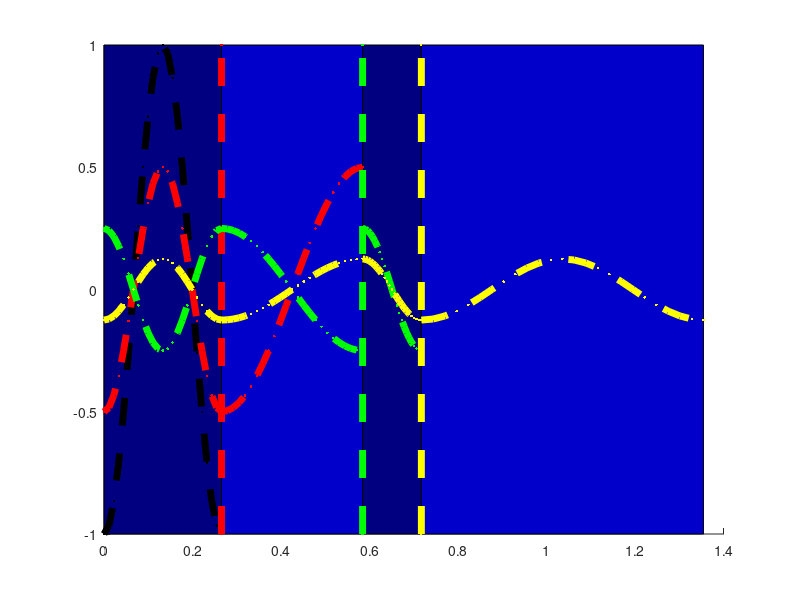

Write the MATLAB code that produced this figure.
function wavesimulator_1d(thickness_vector,n_vector,medium_color_vector,wave_color_vector,lambda,signal_origin,object_origin,x_range,n_outside)

  if exist('n_outside','var') == 0; n_outside = 1; end;
  if exist('x_range','var') == 0; x_range = [0,1]; end;
  if exist('object_origin','var') == 0; object_origin = 0; end;
  if exist('lambda','var') == 0; lambda = 0.637; end;
  if exist('n_vector','var') == 0; n_vector = [2.4,1,2.4,1]; end;
  if exist('signal_origin','var') == 0; signal_origin = lambda/(4*n_vector(1)); end;
  %if exist('signal_origin','var') == 0; signal_origin = 0; end;
  %if exist('thickness_vector','var') == 0; thickness_vector = [lambda/n_vector(1),lambda/(4*n_vector(2)),lambda/(4*n_vector(3)),lambda/(n_vector(4))]; end;
  if exist('thickness_vector','var') == 0; thickness_vector = [lambda/n_vector(1),lambda/(2*n_vector(2)),lambda/(2*n_vector(3)),lambda/(n_vector(4))]; end;
  if exist('medium_color_vector','var') == 0; medium_color_vector = {[0,0,1-0.5*n_vector(1)/2.4],[0,0,1-0.5*n_vector(2)/2.4],[0,0,1-0.5*n_vector(3)/2.4],[0,0,1-0.5*n_vector(4)/2.4]}; end;

  if exist('wave_color_vector','var') == 0; wave_color_vector = {[0,0,0],[1,0,0],[0,1,0],[1,1,0]}; end;
  if exist('LineWidth_vector','var') == 0; LineWidth_vector = {5,5,5,5}; end;

  %if exist('Marker_vector','var') == 0; Marker_vector = {'+','o','*','x'}; end;
  %if exist('LineStyle_vector','var') == 0; LineStyle_vector = {'-','--',':','-.'}; end;

  if exist('Marker_vector','var') == 0; Marker_vector = {'.','.','.','.'}; end;
  if exist('LineStyle_vector','var') == 0; LineStyle_vector = {'--','--','--','--'}; end;

  Npoints = 25;

  figure;
  hold on;
  
  N = length(n_vector)
  L = sum(thickness_vector);
  
  x(1) = object_origin;
  T(1) = 1;
  t(1) = 1;
  transmitted_phase(1) = -(2*pi*n_vector(1)/lambda)*signal_origin;
  reflected_amplitude(1) = 0;
  transmitted_amplitude(1) = 1;

  for i = 1:N
    k(i) = 2*pi*n_vector(i)/lambda;
    if (i>1)
      r(i) = (n_vector(i-1)-n_vector(i))/(n_vector(i-1)+n_vector(i));
      t(i) = (2*n_vector(i-1))/(n_vector(i-1)+n_vector(i));
      R(i) = ((n_vector(i-1)-n_vector(i))/(n_vector(i-1)+n_vector(i)))^2;
      T(i) = (4*n_vector(i-1)*n_vector(i))/(n_vector(i-1)+n_vector(i))^2;
      x(i) = x(i-1) + thickness_vector(i-1);
      transmitted_phase(i) = transmitted_phase(i-1) + (k(i-1)-k(i))*x(i);
      for j = i-1:-1:1
        if (j<i-1)
          disp(['ref-ref: ',num2str(i),',',num2str(j)]);
          reflected_phase{i}{j} = reflected_phase{i}{j+1} + (-k(j+1)+k(j))*x(j+1);
        else
          disp(['tra-ref: ',num2str(i),',',num2str(j)]);
          if(n_vector(i)<n_vector(i-1))
            reflected_phase{i}{j} = transmitted_phase(i-1) + (k(i-1)+k(i-1))*x(i);
          else
            reflected_phase{i}{j} = transmitted_phase(i-1) + (k(i-1)+k(i-1))*x(i) + pi;
          end
        end
      end
      %reflected_amplitude(i) = transmitted_amplitude(i-1)*R(i);
      %transmitted_amplitude(i) = transmitted_amplitude(i-1)*T(i);
      reflected_amplitude(i) = transmitted_amplitude(i-1)*0.5;
      transmitted_amplitude(i) = transmitted_amplitude(i-1)*0.5;
    end
  end
  x(N+1) = x(N) + thickness_vector(N);

  for i = 1:N
    if(i>1)
      for j = 1:i-1
        reflected_wave_x{i}{j} = linspace(x(j),x(j+1),Npoints);
        reflected_wave_y{i}{j} = reflected_amplitude(i)*sin( -k(j)*reflected_wave_x{i}{j} + reflected_phase{i}{j} );
      end
    end
    transmitted_wave_x{i} = linspace(x(i),x(i+1),Npoints);
    transmitted_wave_y{i} = transmitted_amplitude(i)*sin( k(i)*transmitted_wave_x{i} + transmitted_phase(i) );
  end

  for i = 1:N
    fill([x(i+1),x(i+1),x(i),x(i)],[1,-1,-1,1],medium_color_vector{i});
  end
  
  for i = 1:N
    if (i>1)
      line([x(i),x(i)],[-1,1],'Color',wave_color_vector{i},'LineWidth',LineWidth_vector{i},'Marker','.','LineStyle','--')
    end
    for j = 1:i
      if (j<i)
        disp('reflected');
        plot(reflected_wave_x{i}{j},reflected_wave_y{i}{j},'Color',wave_color_vector{i},'LineWidth',LineWidth_vector{i},'Marker',Marker_vector{i},'LineStyle',LineStyle_vector{i});
      else
        disp('transmitted');
        plot(transmitted_wave_x{i},transmitted_wave_y{i},'Color',wave_color_vector{i},'LineWidth',LineWidth_vector{i},'Marker',Marker_vector{i},'LineStyle',LineStyle_vector{i});
      end
    end
  end

end
